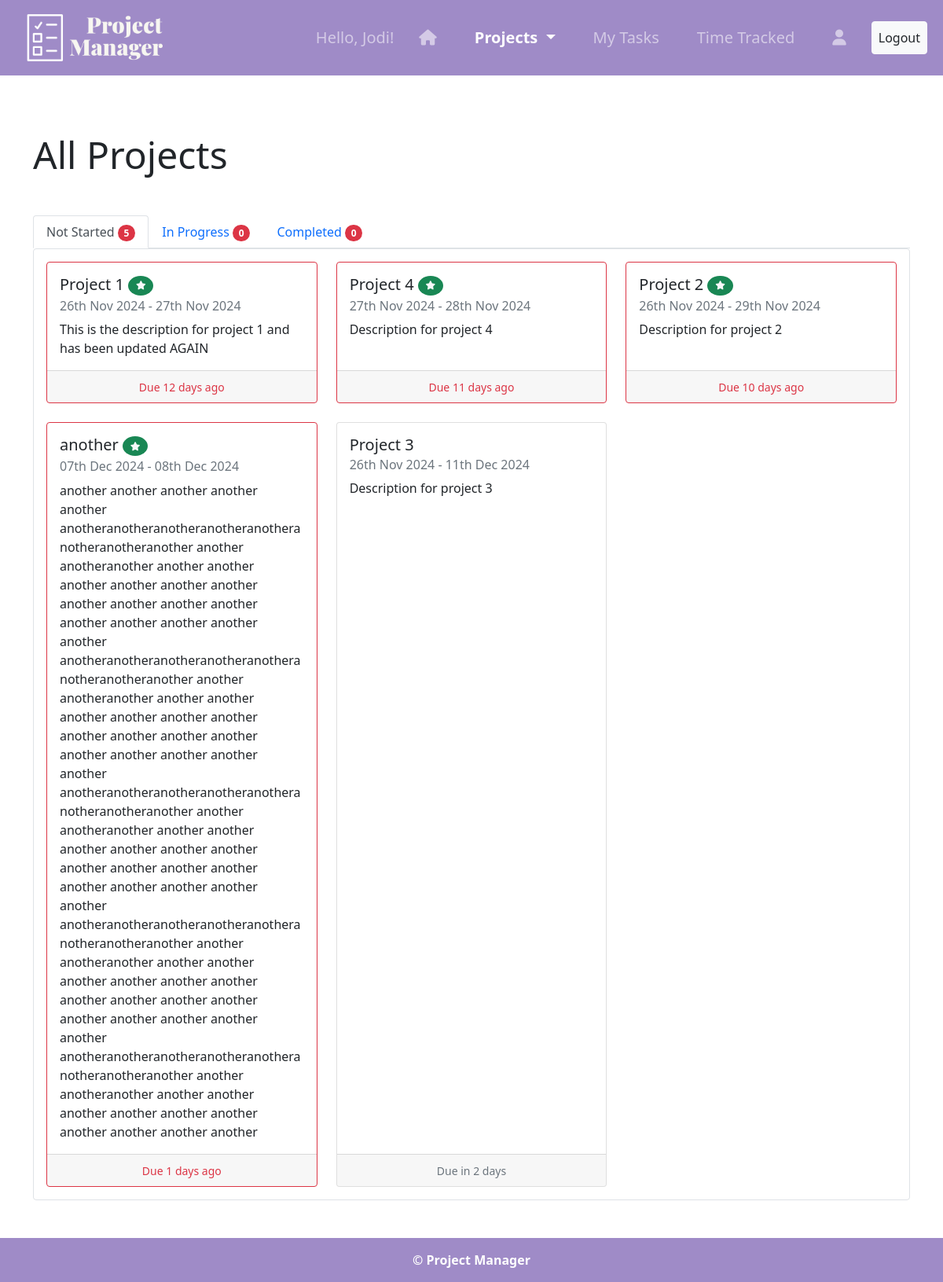
Screenshot of /project/ (signed in) with the database file from the repository.
### projects/models.py (models this page shows, shortened)
class Project(models.Model):
    STATUS_CHOICES = [
        ('Not Started', 'Not Started'),
        ('In Progress', 'In Progress'),
        ('Completed', 'Completed'),
    ]
    name = models.CharField(max_length=200)
    description = models.TextField()
    created_by = models.ForeignKey(User, on_delete=models.CASCADE)
    start_date = models.DateField(default=date.today) #default to today
    end_date = models.DateField(default= date.today() + timedelta(1)) #defult to tomorrow
    team_members = models.ManyToManyField(User, related_name='projects')
    status = models.CharField(max_length=50, choices=STATUS_CHOICES, default='Not Started') #default to not started

### projects/views.py (the view)
# urls.py: path('project/', ProjectListView.as_view(), name='project-list'),
class ProjectListView(LoginRequiredMixin, ListView):
    model = Project
    context_object_name = 'projects'
    ordering = ['end_date'] # Order projects by end date, showing those due to end soon first
    def get_context_data(self, **kwargs):
        context = super().get_context_data(**kwargs)
        today = timezone.now().date()
        not_started_projects = []
        in_progress_projects = []
        completed_projects = []
        for project in context['projects']:
            if project.status == 'Not Started':
                not_started_projects.append(project)
            elif project.status == 'In Progress':
                in_progress_projects.append(project)
            else:
                completed_projects.append(project)
            remaining_days = (project.end_date - today).days
            if remaining_days == 0:
                project.remaining_message = 'Due Today'
                project.is_overdue = False
            elif remaining_days < 0:
                project.remaining_message = f'Due {-remaining_days} days ago'
                project.is_overdue = True
            else:
                project.remaining_message = f'Due in {remaining_days} days'
                project.is_overdue = False
        context['not_started_projects'] = not_started_projects
        context['in_progress_projects'] = in_progress_projects
        context['completed_projects'] = completed_projects
        context['not_started_count'] = len(not_started_projects)
        context['in_progress_count'] = len(in_progress_projects)
        context['completed_count'] = len(completed_projects)
        return context

### projects/templates/projects/project_list.html (shortened to what this page needs)
{% extends "projects/base.html" %}
{% block content %}
    <div class="container">
        <h2 class="display-5 my-5">All Projects</h2>
        <ul class="nav nav-tabs" id="projectsTabs" role="tablist">
            <li class="nav-item" role="presentation">
                <button class="nav-link active" id="not-started-tab" data-bs-toggle="tab" data-bs-target="#notstarted" type="button" role="tab" aria-controls="notstarted" aria-selected="true">Not Started <span class="badge rounded-pill bg-danger">{{ not_started_count }}</span></button>
            </li>
            <li class="nav-item" role="presentation">
                <button class="nav-link" id="in-progress-tab" data-bs-toggle="tab" data-bs-target="#inprogress" type="button" role="tab" aria-controls="inprogress" aria-selected="false">In Progress <span class="badge rounded-pill bg-danger">{{ in_progress_count }}</span></button>
            </li>
            <li class="nav-item" role="presentation">
                <button class="nav-link" id="completed-tab" data-bs-toggle="tab" data-bs-target="#completed" type="button" role="tab" aria-controls="completed" aria-selected="false">Completed <span class="badge rounded-pill bg-danger">{{ completed_count }}</span></button>
            </li>
        </ul>
        <div class="tab-content p-3 border rounded" id="myTabContent">
            <div class="tab-pane fade show active" id="notstarted" role="tabpanel" aria-labelledby="notstarted-tab">
                <div class="row row-cols-1 row-cols-md-2 row-cols-lg-3 g-4">
                    {% if not_started_projects %}
                        {% for project in not_started_projects %}
                            <div class="col">
                                <a href="{% url 'project-detail' project.id %}" class="text-decoration-none text-dark">
                                    <div class="card {% if project.is_overdue %}border-danger{% endif %} h-100">
                                        <div class="card-body">
                                            <h5 class="card-title">
                                                {{ project.name }}
                                                {% if project.created_by == user %}
                                                    <span class="badge rounded-circle bg-success text-light" title="Created by you">
                                                    </span>
                                                {% endif %}
                                            </h5>
                                            <h6 class="card-subtitle mb-2 text-muted">
                                                {{ project.start_date|date:'dS M Y' }} - {{ project.end_date|date:'dS M Y' }}
                                            </h6>
                                            <p class="card-text">{{ project.description }}</p>
                                        </div>
                                        <div class="card-footer text-center">
                                            {% if project.remaining_message %}
                                                <small class="{% if project.is_overdue %}text-danger{% else %}text-muted{% endif %}">{{ project.remaining_message }}</small>
                                            {% endif %}
                                        </div>
                                    </div>
                                </a>
                            </div>
                        {% endfor %}
                        {% else %}
                            <span class="text-muted py-4">No projects found..</span>
                        {% endif %}
                </div>
            </div>
          </div>
    </div>
{% endblock content %}

### projects/templates/projects/base.html (shortened to what this page needs)
<!DOCTYPE html>
<html lang="en">
<head>
    <link href="https://cdn.jsdelivr.net/npm/bootstrap@5.0.2/dist/css/bootstrap.min.css" rel="stylesheet">
    {% load static %}
    <link rel="stylesheet" href="{% static 'css/style.css' %}">
</head>
<body>
    <div class="col-md-12">
        <nav class="navbar navbar-expand-lg navbar-dark" id="menu">
            <div class="container-fluid">
                <a class="navbar-brand" href="{% url 'project-home' %}">
                    <img src="{% static 'images/logo.png' %}" alt="Logo" id="logo">
                </a>
                <div class="collapse navbar-collapse justify-content-end" id="navbarNavDropdown">
                    <ul class="navbar-nav">
                        {% if user.is_authenticated %}
                            <span class="navbar-text mx-2 fs-5">Hello, {{ user.first_name }}!</span>
                            <li class="nav-item mx-3">
                                <a class="nav-link fs-5 {% if request.resolver_match.url_name == 'project-home' %}active{% endif %}" href="{% url 'project-home' %}"><i class="fa-solid fa-house"></i></a>
                            </li>
                            <li class="nav-item dropdown">
                                <a class="nav-link dropdown-toggle mx-3 fs-5 {% if request.resolver_match.url_name == 'project-list' or request.resolver_match.url_name == 'project-create' %}active{% endif %}
                                " href="#" id="navbarDropdown" role="button" data-bs-toggle="dropdown" aria-expanded="false">
                                    Projects
                                </a>
                            </li>
                            <li class="nav-item mx-3">
                                <a class="nav-link fs-5 {% if request.resolver_match.url_name == 'task-home' %}active{% endif %}" href="{% url 'task-home' %}">My Tasks</a>
                            </li>
                            <li class="nav-item mx-3">
                                <a class="nav-link fs-5 {% if request.resolver_match.url_name == 'time-tracked' %}active{% endif %}" href="{% url 'time-tracked' %}">Time Tracked</a>
                            </li>
                            <li class="nav-item mx-3">
                                <a class="nav-link fs-5 {% if request.resolver_match.url_name == 'profile' %}active{% endif %}" href="{% url 'profile' %}"><i class="fa-solid fa-user"></i></a>
                            </li>
                            <form method="POST" action="{% url 'logout' %}" class="form-inline nav-item d-flex align-items-center">
                                <button type="submit" class="btn btn-logout nav-link btn-light text-dark mx-2">
                                    Logout
                                </button>
                            </form>
                        {% endif %}
                    </ul>
                </div>
            </div>
        </nav>
        <div class="container pt-4">
        </div>
        {% block content %}{% endblock %}
        <footer class="py-3 mt-5">
            <strong>&copy; Project Manager</strong>
        </footer>
    </div>
</body>
</html>

### static/css/style.css (style rules this page uses)
#menu { background-color: #9F8BC7; color: #ffffff; }
#logo { height: 70px; }
.navbar-nav .nav-link.active { font-weight: bold; }
footer { background-color: #9F8BC7; color: #ffffff; text-align: center; }

### rows the page displays
Project: name "Project 1", start_date "26th Nov 2024", end_date "27th Nov 2024", description "This is the description for project 1 and has been updated AGAIN", remaining_message "Due 12 days ago"
Project: name "Project 4", start_date "27th Nov 2024", end_date "28th Nov 2024", description "Description for project 4", remaining_message "Due 11 days ago"
Project: name "Project 2", start_date "26th Nov 2024", end_date "29th Nov 2024", description "Description for project 2", remaining_message "Due 10 days ago"
Project: name "another", start_date "07th Dec 2024", end_date "08th Dec 2024", description "another another another another another anotheranotheranotheranotheranotheranotheranotheranother another anotheranother another another another another another another another another another another another another another another another anotheranotheranotheranotheranotheranotheranotheranother another anotheranother another another another another another another another another another another another another another another another anotheranotheranotheranotheranotheranotheranotheranother another anotheranother another another another another another another another another another another another another another another another anotheranotheranotheranotheranotheranotheranotheranother…", remaining_message "Due 1 days ago"
Project: name "Project 3", start_date "26th Nov 2024", end_date "11th Dec 2024", description "Description for project 3", remaining_message "Due in 2 days"

### other values shown
{{ user.first_name }} "Jodi"
{{ not_started_count }} "5"
{{ in_progress_count }} "0"
{{ completed_count }} "0"
